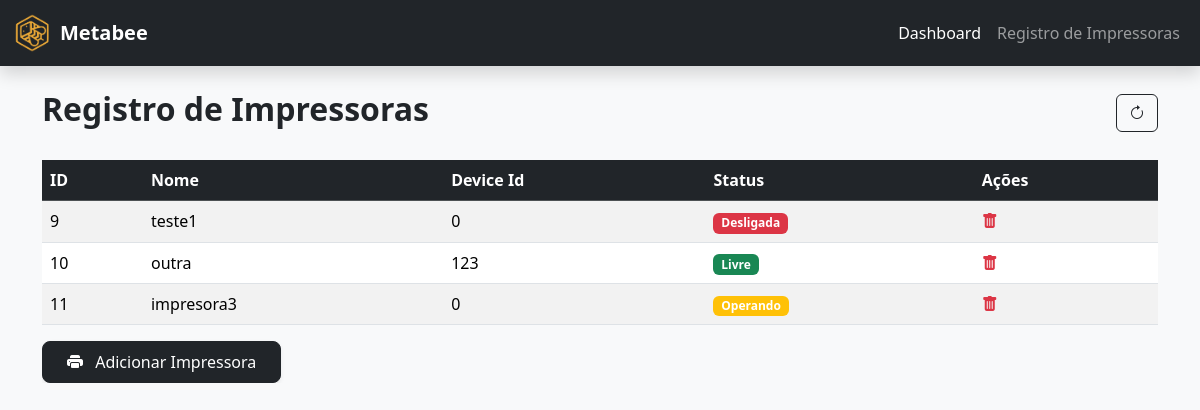
The page /manage_printers on the database as committed earlier.
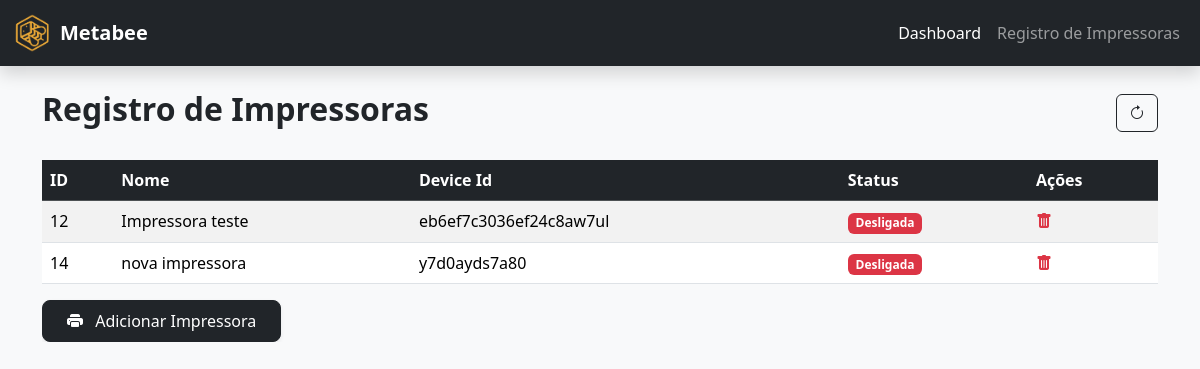
The same page on the database as committed later.
### metabee_app/models.py (models this page shows)
class Printer(models.Model):
    name = models.CharField(max_length=100, default="Default Printer")
    status = models.IntegerField(validators=[MinValueValidator(0), MaxValueValidator(2)], default=0)
    device_id = models.CharField(max_length=100, default="0")

### metabee_app/views.py (the view)
# urls.py: path('manage_printers', views.manage_printers, name="manage_printers"),
def manage_printers(request):
    printers = Printer.objects.all()
    context = {'printers': printers}
    return render(request, "manage_printers.html", context)

### metabee_app/templates/manage_printers.html (shortened to what this page needs)
{% extends 'layout.html' %}
{% load static %}
{% block content %}
  <div class="container py-4">
    <div class="d-flex justify-content-between align-items-center mb-4">
      <h2 class="fw-bold">Registro de Impressoras</h2>
      <button class="btn btn-outline-dark" onclick="location.reload()"><i class="bi bi-arrow-clockwise"></i></button>
    </div>
    <div class="table-responsive">
      <table class="table table-striped table-hover align-middle">
        <thead class="table-dark">
          <tr>
            <th>ID</th>
            <th>Nome</th>
            <th>Device Id</th>
            <th>Status</th>
            <th>Ações</th>
          </tr>
        </thead>
        <tbody>
          {% if printers %}
            {% for printer in printers %}
              <tr>
                <td>{{ printer.id }}</td>
                <td>{{ printer.name }}</td>
                <td>{{ printer.device_id }}</td>
                <td>
                  {% if printer.status == 0 %}
                    <span class="badge bg-danger">Desligada</span>
                  {% elif printer.status == 1 %}
                    <span class="badge bg-success">Livre</span>
                  {% elif printer.status == 2 %}
                    <span class="badge bg-warning">Operando</span>
                  {% endif %}
                </td>
                <td>
                  <a href="{% url 'delete_printer' printer.id %}" class="text-danger" title="Remover"><i class="bi bi-trash-fill"></i></a>
                </td>
              </tr>
            {% endfor %}
          {% else %}
            <tr>
              <td colspan="4" class="text-center">Nenhuma impressora cadastrada.</td>
            </tr>
          {% endif %}
        </tbody>
      </table>
      <a href="{% url 'add_printer' %}">
        <button class="btn btn-dark px-4 py-2 rounded-3 shadow-sm"><i class="bi bi-printer-fill me-2"></i> Adicionar Impressora</button>
      </a>
    </div>
  </div>
{% endblock %}

Rows that differ between the two databases and show on the page:
removed Printer: id "9", name "teste1", device_id "0", status "Desligada"
removed Printer: id "10", name "outra", device_id "123", status "Livre"
removed Printer: id "11", name "impresora3", device_id "0", status "Operando"
added Printer: id "12", name "Impressora teste", device_id "eb6ef7c3036ef24c8aw7ul", status "Desligada"
added Printer: id "14", name "nova impressora", device_id "y7d0ayds7a80", status "Desligada"
